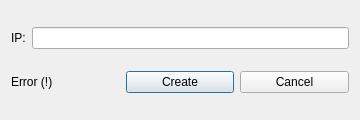
<?xml version="1.0" encoding="UTF-8"?>
<ui version="4.0">
 <class>DialogNewProfile</class>
 <widget class="QDialog" name="DialogNewProfile">
  <property name="windowModality">
   <enum>Qt::ApplicationModal</enum>
  </property>
  <property name="geometry">
   <rect>
    <x>0</x>
    <y>0</y>
    <width>360</width>
    <height>120</height>
   </rect>
  </property>
  <property name="minimumSize">
   <size>
    <width>320</width>
    <height>120</height>
   </size>
  </property>
  <property name="maximumSize">
   <size>
    <width>360</width>
    <height>140</height>
   </size>
  </property>
  <property name="windowTitle">
   <string>New Profile</string>
  </property>
  <layout class="QVBoxLayout" name="verticalLayout">
   <item>
    <layout class="QHBoxLayout" name="horizontalLayoutIp">
     <item>
      <widget class="QLabel" name="labelIp">
       <property name="text">
        <string>IP:</string>
       </property>
      </widget>
     </item>
     <item>
      <widget class="QLineEdit" name="lineEditIp">
       <property name="text">
        <string/>
       </property>
       <property name="placeholderText">
        <string/>
       </property>
      </widget>
     </item>
    </layout>
   </item>
   <item>
    <layout class="QHBoxLayout" name="horizontalLayout">
     <item>
      <widget class="QLabel" name="labelError">
       <property name="text">
        <string>Error (!)</string>
       </property>
      </widget>
     </item>
     <item>
      <widget class="QPushButton" name="pushButtonCreate">
       <property name="text">
        <string>Create</string>
       </property>
       <property name="default">
        <bool>true</bool>
       </property>
      </widget>
     </item>
     <item>
      <widget class="QPushButton" name="pushButtonCancel">
       <property name="text">
        <string>Cancel</string>
       </property>
       <property name="default">
        <bool>false</bool>
       </property>
      </widget>
     </item>
    </layout>
   </item>
  </layout>
 </widget>
 <resources/>
 <connections/>
</ui>
